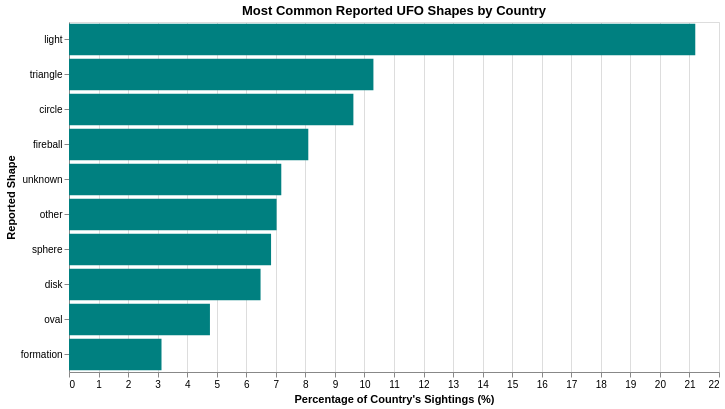

Notebook cell for this chart:
### Code cell
chart2 = (
    alt.Chart(plot2_data)
    .mark_bar(color="teal")
    .encode(
        x=alt.X("percentage:Q",title="Percentage of Country's Sightings (%)"),
        y=alt.Y(
            "shape:N",
            sort="-x",
            title="Reported Shape"
        ),
        tooltip=[
            alt.Tooltip("shape:N", title="Shape"),
            alt.Tooltip("sightings:Q", title="Sightings"),
            alt.Tooltip("percentage:Q", title="Percentage", format=".2f")
        ]
    )
    .add_params(country_select)
    .transform_filter(country_select)
    .properties(width=650,height=350,title="Most Common Reported UFO Shapes by Country"
    )
)

chart2

### Figure 1 — Vega-Lite specification as saved in the notebook (floating-point values rounded to 4 significant figures)
{"config": {"view": {"continuousWidth": 300, "continuousHeight": 300}}, "data": {"name": "data-f406a58cdccacb32144904c2e6bf9f12"}, "mark": {"type": "bar", "color": "teal"}, "encoding": {"tooltip": [{"field": "shape", "title": "Shape", "type": "nominal"}, {"field": "sightings", "title": "Sightings", "type": "quantitative"}, {"field": "percentage", "format": ".2f", "title": "Percentage", "type": "quantitative"}], "x": {"field": "percentage", "title": "Percentage of Country's Sightings (%)", "type": "quantitative"}, "y": {"field": "shape", "sort": "-x", "title": "Reported Shape", "type": "nominal"}}, "height": 350, "params": [{"name": "param_2c09b518cb699df4", "select": {"type": "point", "fields": ["country"]}, "bind": {"input": "select", "options": ["US", "CA", "GB", "AU", "DE"], "name": "Select Country: "}, "value": "US"}], "title": "Most Common Reported UFO Shapes by Country", "transform": [{"filter": {"param": "param_2c09b518cb699df4"}}], "width": 650, "$schema": "https://vega.github.io/schema/vega-lite/v6.4.1.json", "datasets": {"data-f406a58cdccacb32144904c2e6bf9f12": [{"country": "AU", "shape": "circle", "sightings": 62, "total": 527, "percentage": 11.76}, {"country": "AU", "shape": "disk", "sightings": 50, "total": 527, "percentage": 9.488}, {"country": "AU", "shape": "fireball", "sightings": 34, "total": 527, "percentage": 6.452}, {"country": "AU", "shape": "formation", "sightings": 20, "total": 527, "percentage": 3.795}, {"country": "AU", "shape": "light", "sightings": 119, "total": 527, "percentage": 22.58}, {"country": "AU", "shape": "other", "sightings": 40, "total": 527, "percentage": 7.59}, {"country": "AU", "shape": "oval", "sightings": 30, "total": 527, "percentage": 5.693}, {"country": "AU", "shape": "sphere", "sightings": 15, "total": 527, "percentage": 2.846}, {"country": "AU", "shape": "triangle", "sightings": 43, "total": 527, "percentage": 8.159}, {"country": "AU", "shape": "unknown", "sightings": 25, "total": 527, "percentage": 4.744}, {"country": "CA", "shape": "circle", "sightings": 284, "total": 2955, "percentage": 9.611}, {"country": "CA", "shape": "disk", "sightings": 198, "total": 2955, "percentage": 6.701}, {"country": "CA", "shape": "fireball", "sightings": 218, "total": 2955, "percentage": 7.377}, {"country": "CA", "shape": "formation", "sightings": 98, "total": 2955, "percentage": 3.316}, {"country": "CA", "shape": "light", "sightings": 655, "total": 2955, "percentage": 22.17}, {"country": "CA", "shape": "other", "sightings": 241, "total": 2955, "percentage": 8.156}, {"country": "CA", "shape": "oval", "sightings": 130, "total": 2955, "percentage": 4.399}, {"country": "CA", "shape": "sphere", "sightings": 205, "total": 2955, "percentage": 6.937}, {"country": "CA", "shape": "triangle", "sightings": 268, "total": 2955, "percentage": 9.069}, {"country": "CA", "shape": "unknown", "sightings": 207, "total": 2955, "percentage": 7.005}, {"country": "DE", "shape": "circle", "sightings": 10, "total": 103, "percentage": 9.709}, {"country": "DE", "shape": "disk", "sightings": 6, "total": 103, "percentage": 5.825}, {"country": "DE", "shape": "fireball", "sightings": 9, "total": 103, "percentage": 8.738}, {"country": "DE", "shape": "formation", "sightings": 3, "total": 103, "percentage": 2.913}, {"country": "DE", "shape": "light", "sightings": 20, "total": 103, "percentage": 19.42}, {"country": "DE", "shape": "other", "sightings": 9, "total": 103, "percentage": 8.738}, {"country": "DE", "shape": "oval", "sightings": 7, "total": 103, "percentage": 6.796}, {"country": "DE", "shape": "sphere", "sightings": 7, "total": 103, "percentage": 6.796}, {"country": "DE", "shape": "triangle", "sightings": 9, "total": 103, "percentage": 8.738}, {"country": "DE", "shape": "unknown", "sightings": 8, "total": 103, "percentage": 7.767}, {"country": "GB", "shape": "circle", "sightings": 243, "total": 1855, "percentage": 13.1}, {"country": "GB", "shape": "disk", "sightings": 102, "total": 1855, "percentage": 5.499}, {"country": "GB", "shape": "fireball", "sightings": 117, "total": 1855, "percentage": 6.307}, {"country": "GB", "shape": "formation", "sightings": 60, "total": 1855, "percentage": 3.235}, {"country": "GB", "shape": "light", "sightings": 361, "total": 1855, "percentage": 19.46}, {"country": "GB", "shape": "other", "sightings": 133, "total": 1855, "percentage": 7.17}, {"country": "GB", "shape": "oval", "sightings": 86, "total": 1855, "percentage": 4.636}, {"country": "GB", "shape": "sphere", "sightings": 158, "total": 1855, "percentage": 8.518}, {"country": "GB", "shape": "triangle", "sightings": 169, "total": 1855, "percentage": 9.111}, {"country": "GB", "shape": "unknown", "sightings": 92, "total": 1855, "percentage": 4.96}, {"country": "US", "shape": "circle", "sightings": 6118, "total": 63561, "percentage": 9.625}, {"country": "US", "shape": "disk", "sightings": 4121, "total": 63561, "percentage": 6.484}, {"country": "US", "shape": "fireball", "sightings": 5148, "total": 63561, "percentage": 8.099}, {"country": "US", "shape": "formation", "sightings": 1990, "total": 63561, "percentage": 3.131}, {"country": "US", "shape": "light", "sightings": 13473, "total": 63561, "percentage": 21.2}, {"country": "US", "shape": "other", "sightings": 4466, "total": 63561, "percentage": 7.026}, {"country": "US", "shape": "oval", "sightings": 3032, "total": 63561, "percentage": 4.77}, {"country": "US", "shape": "sphere", "sightings": 4347, "total": 63561, "percentage": 6.839}, {"country": "US", "shape": "triangle", "sightings": 6549, "total": 63561, "percentage": 10.3}, {"country": "US", "shape": "unknown", "sightings": 4567, "total": 63561, "percentage": 7.185}]}}
